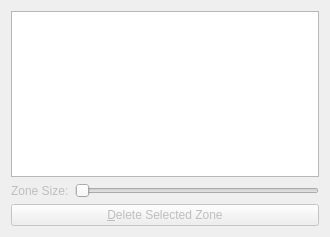
<?xml version="1.0" encoding="UTF-8"?>
<ui version="4.0">
 <class>QmitkUSZoneManagementWidget</class>
 <widget class="QWidget" name="QmitkUSZoneManagementWidget">
  <property name="geometry">
   <rect>
    <x>0</x>
    <y>0</y>
    <width>330</width>
    <height>237</height>
   </rect>
  </property>
  <property name="windowTitle">
   <string>Form</string>
  </property>
  <layout class="QVBoxLayout" name="verticalLayout">
   <item>
    <widget class="QTableView" name="CurrentZonesTable">
     <property name="sizePolicy">
      <sizepolicy hsizetype="Expanding" vsizetype="Expanding">
       <horstretch>0</horstretch>
       <verstretch>0</verstretch>
      </sizepolicy>
     </property>
     <property name="editTriggers">
      <set>QAbstractItemView::AnyKeyPressed|QAbstractItemView::DoubleClicked|QAbstractItemView::EditKeyPressed|QAbstractItemView::SelectedClicked</set>
     </property>
     <property name="selectionMode">
      <enum>QAbstractItemView::SingleSelection</enum>
     </property>
     <property name="selectionBehavior">
      <enum>QAbstractItemView::SelectRows</enum>
     </property>
     <attribute name="horizontalHeaderStretchLastSection">
      <bool>true</bool>
     </attribute>
    </widget>
   </item>
   <item>
    <layout class="QHBoxLayout" name="ZoneSizeSliderLayout">
     <item>
      <widget class="QLabel" name="ZoneSizeLabel">
       <property name="enabled">
        <bool>false</bool>
       </property>
       <property name="text">
        <string>Zone Size:</string>
       </property>
      </widget>
     </item>
     <item>
      <widget class="QSlider" name="ZoneSizeSlider">
       <property name="enabled">
        <bool>false</bool>
       </property>
       <property name="maximum">
        <number>100</number>
       </property>
       <property name="pageStep">
        <number>10</number>
       </property>
       <property name="orientation">
        <enum>Qt::Horizontal</enum>
       </property>
      </widget>
     </item>
    </layout>
   </item>
   <item>
    <widget class="QPushButton" name="DeleteZoneButton">
     <property name="enabled">
      <bool>false</bool>
     </property>
     <property name="text">
      <string>&amp;Delete Selected Zone</string>
     </property>
     <property name="icon">
      <iconset resource="../../../resources/USNavigation.qrc">
       <normaloff>:/USNavigation/minus.png</normaloff>:/USNavigation/minus.png</iconset>
     </property>
    </widget>
   </item>
  </layout>
 </widget>
 <resources>
  <include location="../../../resources/USNavigation.qrc"/>
 </resources>
 <connections>
  <connection>
   <sender>DeleteZoneButton</sender>
   <signal>clicked()</signal>
   <receiver>QmitkUSZoneManagementWidget</receiver>
   <slot>RemoveSelectedRows()</slot>
   <hints>
    <hint type="sourcelabel">
     <x>245</x>
     <y>474</y>
    </hint>
    <hint type="destinationlabel">
     <x>164</x>
     <y>245</y>
    </hint>
   </hints>
  </connection>
  <connection>
   <sender>ZoneSizeSlider</sender>
   <signal>valueChanged(int)</signal>
   <receiver>QmitkUSZoneManagementWidget</receiver>
   <slot>OnZoneSizeSliderValueChanged(int)</slot>
   <hints>
    <hint type="sourcelabel">
     <x>201</x>
     <y>191</y>
    </hint>
    <hint type="destinationlabel">
     <x>164</x>
     <y>118</y>
    </hint>
   </hints>
  </connection>
 </connections>
 <slots>
  <slot>AddRow()</slot>
  <slot>RemoveSelectedRows()</slot>
  <slot>OnZoneSizeSliderValueChanged(int)</slot>
 </slots>
</ui>
